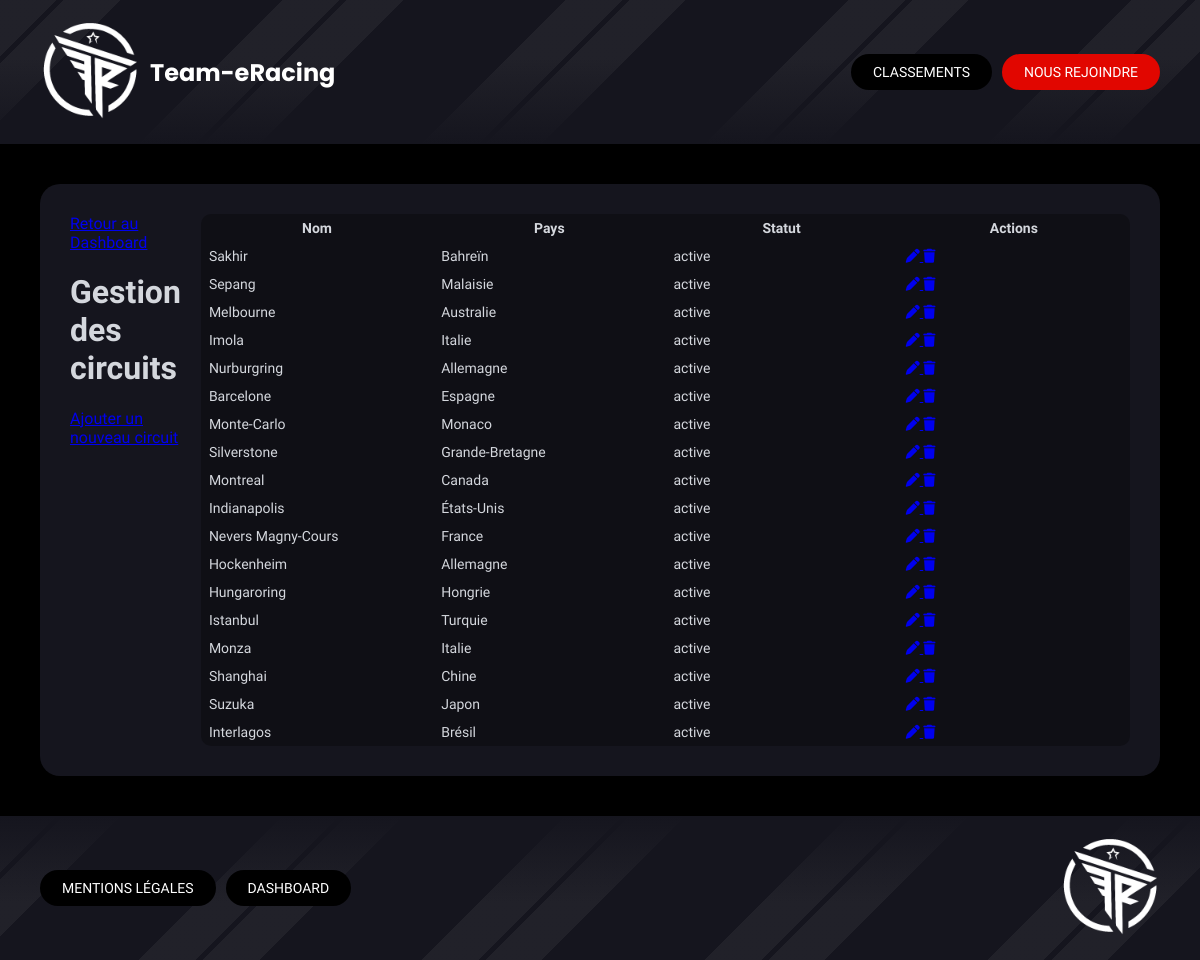
/index.php?controller=circuits&action=index (signed in), run on the app's committed database.
### tables this page shows
CREATE TABLE IF NOT EXISTS `circuits` (
  `id` int NOT NULL AUTO_INCREMENT,
  `name` varchar(100) NOT NULL,
  `country_id` int NOT NULL,
  `status` enum('active','desactive') DEFAULT 'active',
  PRIMARY KEY (`id`),
  UNIQUE KEY `name` (`name`),
  KEY `idx_circuit_status` (`status`),
  KEY `idx_circuit_country` (`country_id`)
);

CREATE TABLE IF NOT EXISTS `countries` (
  `id` int NOT NULL AUTO_INCREMENT,
  `name` varchar(100) NOT NULL,
  `code` char(3) DEFAULT NULL,
  `flag` varchar(255) DEFAULT NULL,
  PRIMARY KEY (`id`),
  UNIQUE KEY `name` (`name`),
  UNIQUE KEY `unique_code` (`code`)
);

### Controllers/Controller.php (called while the page is built, shortened)
<?php
abstract class Controller
{
    public function render(string $path, array $data = [])
    {
        extract($data);
        include dirname(__DIR__) . '/Views/' . $path . '.php';
        include dirname(__DIR__) . '/Views/base.php';
    }
}
?>

### Controllers/CircuitsController.php (called while the page is built, shortened)
<?php
class CircuitsController extends Controller {
    public function index()
    {
        $circuits = CircuitsModel::all();
        $countries = CircuitsModel::allCountries();
        $this->render('dashboard/circuits/index', [
            'list' => $circuits,
            'countries' => $countries
        ]);
    }
}
?>

### public/index.php (called while the page is built, shortened)
<?php
include '../Autoloader.php';
$route = new Router();
$route->routes();
?>

### Autoloader.php (called while the page is built, shortened)
<?php
class Autoloader{
    static function autoload($class){
        $class = str_replace(__NAMESPACE__.'\\','',$class);
        $class = str_replace('\\','/',$class);
    }
}
?>

### Core/DbConnect.php (called while the page is built, shortened)
<?php
class DbConnect
{
    protected $connection;
    public function getConnection()
    {
        return $this->connection;
    }
    public function __construct()
    {
        try {
            $dsn = 'mysql:host=' . self::SERVER . ';dbname=' . self::BASE . ';charset=utf8mb4';
                $this->connection = new PDO($dsn, self::USER, self::PASSWORD, [
                    PDO::ATTR_ERRMODE => PDO::ERRMODE_EXCEPTION,
                    PDO::ATTR_DEFAULT_FETCH_MODE => PDO::FETCH_OBJ,
                    PDO::ATTR_EMULATE_PREPARES => false
                ]);
        } catch (Exception $e) {
            die('Erreur : ' . $e->getMessage());
        }
    }
}
?>

### Models/CircuitsModel.php (called while the page is built, shortened)
<?php
class CircuitsModel extends DbConnect {
    public static function all(){
        $db = new DbConnect();
        return $db->getConnection()->query("
            SELECT circuits.id, circuits.name, circuits.status, countries.name as country
            FROM circuits
            JOIN countries ON circuits.country_id = countries.id
        ")->fetchAll();
    }
}
?>

### Views/dashboard/circuits/index.php (the view, shortened to what this page needs)
<div class="section-dashboard">
    <div class="section-header">
        <a class="nav-btn-dashboard" href="index.php?controller=dashboard">Retour au Dashboard</a>
        <h1>Gestion des circuits</h1>
        <a class="nav-btn-dashboard" href="index.php?controller=circuits&action=create">Ajouter un nouveau circuit</a>
    </div>
    <div class="table-responsive">
        <table class="dashboard-table">
            <thead>
                <tr>
                    <th>Nom</th>
                    <th>Pays</th>
                    <th>Statut</th>
                    <th class="actions-column">Actions</th>
                </tr>
            </thead>
            <tbody>
                <?php foreach ($list as $circuit): ?>
                <tr>
                    <td><?= htmlspecialchars($circuit->name) ?></td>
                    <td><?= htmlspecialchars($circuit->country) ?></td>
                    <td><?= htmlspecialchars($circuit->status) ?></td>
                    <td class="actions">
                        <a class="action-btn edit" href="index.php?controller=circuits&action=update&id=<?= $circuit->id ?>">
                            <i class="fa-solid fa-pen"></i>
                        </a>
                        <a class="action-btn delete" href="index.php?controller=circuits&action=delete&id=<?= $circuit->id ?>">
                            <i class="fa-solid fa-trash"></i>
                        </a>
                    </td>
                </tr>
                <?php endforeach; ?>
            </tbody>
        </table>
    </div>
</div>

### public/style-vtest1.css (style rules this page uses)
:root { --space: 40px; --radius: 20px; --main-bg: #15151E; --dark-bg: #0f0f15; --red: #E10600; }
html, body { height: 100%; margin: 0; padding: 0; background: #000; font-family: 'Titillium Web', 'Segoe UI', 'Helvetica Neue', Arial, sans-serif; color: #d4d7dd; font-size: clamp(14px, 2.5vw, 16px); }
body { display: flex; flex-direction: column; }
.section, .section-dashboard, .hero-section { background: var(--main-bg); margin: var(--space); padding: 30px; border-radius: var(--radius); display: flex; justify-content: space-around; gap: 20px; }
.table-responsive { overflow-x: auto; border-radius: 10px; }
.dashboard-table { width: 100%; border-collapse: collapse; background: var(--dark-bg); table-layout: fixed; }
.dashboard-table th, .dashboard-table td { padding: 6px 8px; font-size: 14px; }

### data on the page
circuits: name "Sakhir", country.name "Bahreïn", status "active"
circuits: name "Sepang", country.name "Malaisie", status "active"
circuits: name "Melbourne", country.name "Australie", status "active"
circuits: name "Imola", country.name "Italie", status "active"
circuits: name "Nurburgring", country.name "Allemagne", status "active"
circuits: name "Barcelone", country.name "Espagne", status "active"
circuits: name "Monte-Carlo", country.name "Monaco", status "active"
circuits: name "Silverstone", country.name "Grande-Bretagne", status "active"
circuits: name "Montreal", country.name "Canada", status "active"
circuits: name "Indianapolis", country.name "États-Unis", status "active"
circuits: name "Nevers Magny-Cours", country.name "France", status "active"
circuits: name "Hockenheim", country.name "Allemagne", status "active"
circuits: name "Hungaroring", country.name "Hongrie", status "active"
circuits: name "Istanbul", country.name "Turquie", status "active"
circuits: name "Monza", country.name "Italie", status "active"
circuits: name "Shanghai", country.name "Chine", status "active"
circuits: name "Suzuka", country.name "Japon", status "active"
circuits: name "Interlagos", country.name "Brésil", status "active"
